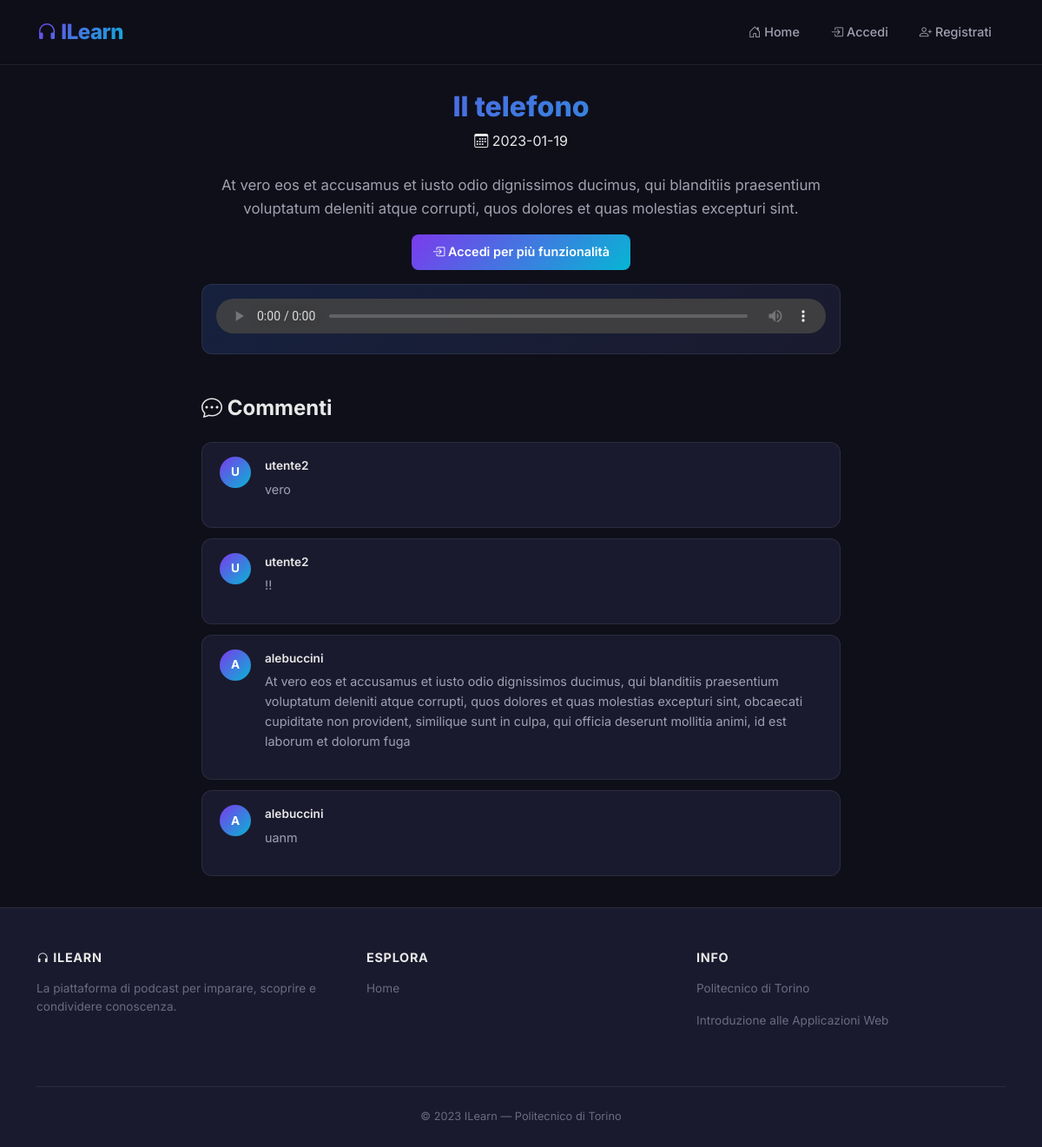
Before: /singoloEpisodio/2 with the older database file.
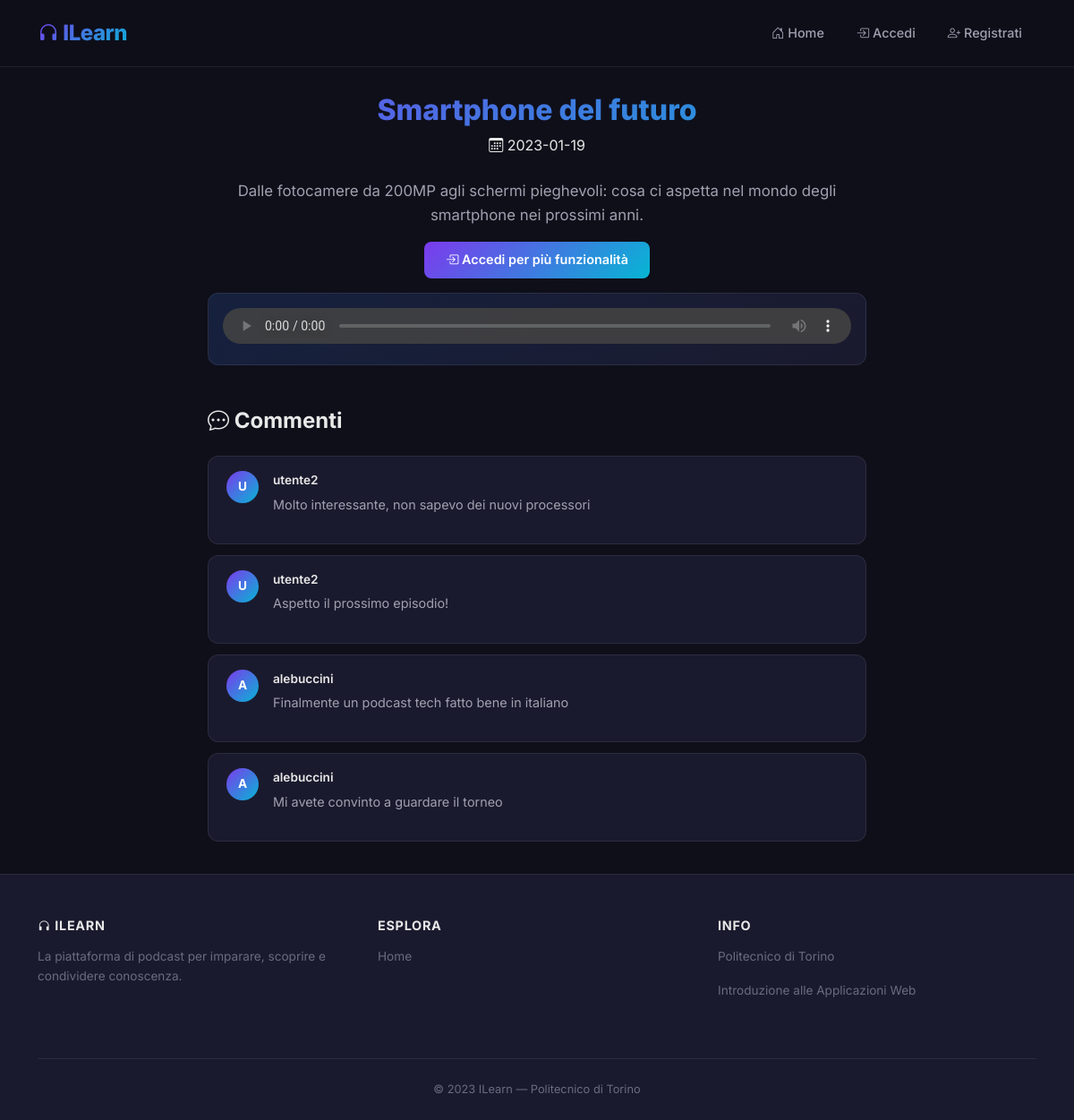
After: the same page with the newer database file.
### tables this page shows
CREATE TABLE "EPISODI" (
	"episodio_id"	INTEGER NOT NULL,
	"podcast_id"	INTEGER NOT NULL,
	"Titolo"	TEXT NOT NULL,
	"Descrizione"	TEXT NOT NULL,
	"DataCreazione"	TEXT NOT NULL,
	"Estensione"	TEXT NOT NULL,
	PRIMARY KEY("episodio_id" AUTOINCREMENT),
	FOREIGN KEY("podcast_id") REFERENCES "PODCAST"("podcast_id") ON DELETE CASCADE
);

CREATE TABLE "COMMENTI" (
	"commento_id"	INTEGER NOT NULL,
	"episodio_id"	INTEGER NOT NULL,
	"utente_id"	INTEGER NOT NULL,
	"Testo"	TEXT NOT NULL,
	PRIMARY KEY("commento_id" AUTOINCREMENT),
	FOREIGN KEY("utente_id") REFERENCES "UTENTI"("ID") ON DELETE CASCADE,
	FOREIGN KEY("episodio_id") REFERENCES "EPISODI"("episodio_id") ON DELETE CASCADE
);

CREATE TABLE "UTENTI" (
	"ID"	INTEGER NOT NULL,
	"Email"	TEXT NOT NULL,
	"Username"	TEXT NOT NULL,
	"Password"	TEXT NOT NULL,
	"Tipo"	INTEGER NOT NULL,
	PRIMARY KEY("ID" AUTOINCREMENT)
);

### app.py (the view)
@app.route('/singoloEpisodio/<int:episodio_id>')
def singoloEpisodio(episodio_id):
    episodio = db_interaction.getEpisodio_byID(episodio_id)
    podcast_id = episodio['podcast_id']
    podcast = db_interaction.get_podcast_by_id(podcast_id)
    commenti = db_interaction.get_commenti_e_autori_by_episodio_id(episodio_id)
    if current_user.is_authenticated:
        userid = current_user.get_id()
        user = db_interaction.get_user_by_id(userid)
        isactive = True
        return render_template('singoloEpisodio.html', isactive=isactive, episodio=episodio, user=user, commenti=commenti, podcast=podcast)
    else:
        isactive = False
        return render_template('singoloEpisodio.html', episodio=episodio, commenti=commenti, isactive=isactive)

### db_interaction.py (called while the page is built)
def get_podcast_by_id(podcast_id):
    conn = sqlite3.connect('db/podcast.db')
    conn.row_factory = sqlite3.Row
    cursor = conn.cursor()
    sql = 'SELECT * FROM PODCAST, UTENTI WHERE PODCAST.utente_id = UTENTI.ID AND podcast_id = ?'
    cursor.execute(sql, (podcast_id,))
    podcast = cursor.fetchone()
    cursor.close()
    conn.close()
    return podcast

def getEpisodio_byID(id):
    conn = sqlite3.connect('db/podcast.db')
    conn.row_factory = sqlite3.Row
    cursor = conn.cursor()
    sql = 'SELECT * FROM EPISODI WHERE episodio_id=?'
    cursor.execute(sql, (id,))
    episodio = cursor.fetchone()
    cursor.close()
    conn.close()
    return episodio

def get_commenti_e_autori_by_episodio_id(episodio_id):
    conn = sqlite3.connect('db/podcast.db')
    conn.row_factory = sqlite3.Row
    cursor = conn.cursor()
    sql = 'SELECT commento_id, episodio_id, utente_id, Testo, Username FROM COMMENTI, UTENTI WHERE COMMENTI.utente_id == UTENTI.ID AND COMMENTI.episodio_id=?'
    cursor.execute(sql, (episodio_id,))
    commenti = cursor.fetchall()
    cursor.close()
    conn.close()
    return commenti

### templates/singoloEpisodio.html (shortened to what this page needs)
{% extends "base.html" %}
{% block content %}
<div class="py-4">
    <div class="text-center mb-4" data-aos="fade-up">
        <h2 class="text-gradient" style="font-weight: 800;">{{ episodio.Titolo }}</h2>
        <p class="episode-date mt-2"><i class="bi bi-calendar3"></i> {{ episodio.DataCreazione }}</p>
    </div>
    <div class="row justify-content-center" data-aos="fade-up" data-aos-delay="100">
        <div class="col-lg-8">
            <p style="color: var(--text-secondary); text-align: center; font-size: 1.05rem;">{{ episodio.Descrizione }}</p>
            {% if isactive and user.Tipo == 1 and podcast.utente_id == user.ID %}
            <div class="text-center mt-3 mb-3">
                <a href="{{ url_for('modificaEpisodio', titolo=episodio.Titolo) }}" class="btn btn-glass me-2">
                    <i class="bi bi-pencil"></i> Modifica
                </a>
                <a href="{{ url_for('cancellaEpisodio', titolo=episodio.Titolo) }}" class="btn btn-glass" style="border-color: #ef4444; color: #ef4444;">
                    <i class="bi bi-trash"></i> Elimina
                </a>
            </div>
            {% elif not isactive %}
            <div class="text-center mt-3 mb-3">
                <a href="{{ url_for('login') }}" class="btn btn-gradient">
                    <i class="bi bi-box-arrow-in-right"></i> Accedi per più funzionalità
                </a>
            </div>
            {% endif %}
            <div class="audio-player-wrapper" data-aos="fade-up" data-aos-delay="200" style="background: linear-gradient(135deg, var(--bg-elevated), var(--bg-card));">
                <audio src="{{ url_for('static', filename='episodio' + episodio.episodio_id|string + 'podcast' + episodio.podcast_id|string + episodio.Estensione) }}" controls></audio>
            </div>
        </div>
    </div>
    <div class="row justify-content-center mt-5">
        <div class="col-lg-8">
            <h5 class="section-heading" data-aos="fade-up"><i class="bi bi-chat-dots"></i> Commenti</h5>
            {% if commenti %}
                {% for commento in commenti %}
                <div class="comment-card" data-aos="fade-up" data-aos-delay="{{ loop.index0 * 60 }}">
                    <div class="d-flex gap-3">
                        <div class="comment-avatar">{{ commento.Username[0]|upper }}</div>
                        <div class="flex-grow-1">
                            <div class="d-flex align-items-center justify-content-between">
                                <span class="comment-username">{{ commento.Username }}</span>
                            </div>
                            <p class="comment-text">{{ commento.Testo }}</p>
                        </div>
                    </div>
                </div>
                {% endfor %}
            {% else %}
                <div class="text-center py-3" data-aos="fade-up">
                    <p style="color: var(--text-muted);"><i class="bi bi-chat"></i> Nessun commento ancora. Sii il primo!</p>
                </div>
            {% endif %}
        </div>
    </div>
</div>
{% endblock %}

Changed rows visible on the page:
changed EPISODI: Titolo "Il telefono" → "Smartphone del futuro"; Descrizione "At vero eos et accusamus et iusto odio dignissimos ducimus, qui blanditiis praesentium voluptatum deleniti atque corrupti, quos dolores et quas molestias excepturi sint." → "Dalle fotocamere da 200MP agli schermi pieghevoli: cosa ci aspetta nel mondo degli smartphone nei prossimi anni."
changed COMMENTI: Testo "vero" → "Molto interessante, non sapevo dei nuovi processori"
changed COMMENTI: Testo "!!" → "Aspetto il prossimo episodio!"
changed COMMENTI: Testo "At vero eos et accusamus et iusto odio dignissimos ducimus, qui blanditiis praesentium voluptatum deleniti atque corrupti, quos dolores et quas molestias excepturi sint, obcaecati cupiditate non provident, similique sunt in culpa, qui officia deserunt mollitia animi, id est laborum et dolorum fuga" → "Finalmente un podcast tech fatto bene in italiano"
changed COMMENTI: Testo "uanm" → "Mi avete convinto a guardare il torneo"
